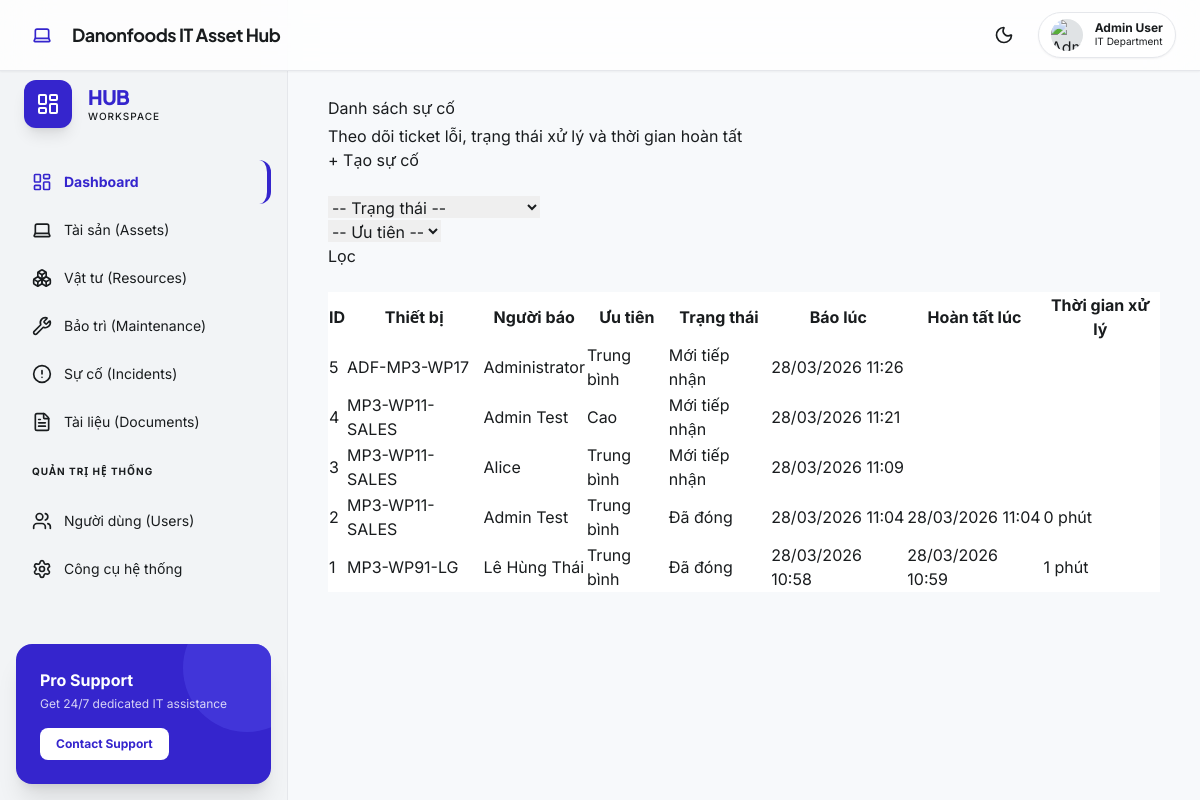
The page /incidents/ (signed in) on the database its author committed.
### app/db/models/incident.py (models this page shows)
class Incident(Base):
    __tablename__ = 'incidents'
    id: Mapped[int] = mapped_column(primary_key=True, index=True)
    asset_id: Mapped[int] = mapped_column(ForeignKey('assets.id'), index=True)
    reported_by: Mapped[str | None] = mapped_column(String(120), nullable=True)
    requester_department: Mapped[str | None] = mapped_column(String(120), nullable=True)
    reported_at: Mapped[datetime] = mapped_column(DateTime, default=datetime.utcnow)
    issue_description: Mapped[str] = mapped_column(Text)
    priority: Mapped[str] = mapped_column(String(20), default='medium')
    status: Mapped[str] = mapped_column(String(20), default='open')
    resolution: Mapped[str | None] = mapped_column(Text, nullable=True)
    resolved_at: Mapped[datetime | None] = mapped_column(DateTime, nullable=True)
    asset = relationship('Asset', back_populates='incidents')
    events = relationship('IncidentEvent', back_populates='incident', cascade='all, delete-orphan', order_by='desc(IncidentEvent.created_at)')

### app/db/models/asset.py (models this page shows)
class Asset(Base):
    __tablename__ = 'assets'
    id: Mapped[int] = mapped_column(primary_key=True, index=True)
    asset_code: Mapped[str] = mapped_column(String(50), unique=True, index=True)
    asset_name: Mapped[str] = mapped_column(String(200))
    asset_type: Mapped[str] = mapped_column(String(50), index=True)
    model: Mapped[str | None] = mapped_column(String(120), nullable=True)
    serial_number: Mapped[str | None] = mapped_column(String(120), nullable=True)
    ip_address: Mapped[str | None] = mapped_column(String(50), nullable=True, index=True)
    department: Mapped[str | None] = mapped_column(String(120), nullable=True, index=True)
    assigned_user: Mapped[str | None] = mapped_column(String(120), nullable=True)
    assigned_at: Mapped[str | None] = mapped_column(String(25), nullable=True)
    unassigned_at: Mapped[str | None] = mapped_column(String(25), nullable=True)
    location: Mapped[str | None] = mapped_column(String(120), nullable=True)
    purchase_date: Mapped[str | None] = mapped_column(String(20), nullable=True)
    warranty_expiry: Mapped[str | None] = mapped_column(String(20), nullable=True)
    status: Mapped[str] = mapped_column(String(30), default='active')
    notes: Mapped[str | None] = mapped_column(Text, nullable=True)
    maintenances = relationship('Maintenance', back_populates='asset', cascade='all, delete-orphan')
    incidents = relationship('Incident', back_populates='asset', cascade='all, delete-orphan')
    assignments = relationship('AssetAssignment', back_populates='asset', cascade='all, delete-orphan', order_by='desc(AssetAssignment.assigned_at)')
    events = relationship('AssetEvent', back_populates='asset', cascade='all, delete-orphan', order_by='desc(AssetEvent.created_at)')

### app/routes/web/incidents.py (the view)
@router.get('/', response_class=HTMLResponse)
@require_module_access('incidents')
def incident_list(request: Request, status: str | None = Query(default=None), priority: str | None = Query(default=None), db: Session = Depends(get_db), current_user=None):
    items = _filtered_incidents(db, current_user, status=status, priority=priority)
    return templates.TemplateResponse('incidents/list.html', {
        'request': request,
        'items': items,
        'status': status or '',
        'priority': priority or '',
        'current_user': current_user,
        'format_bangkok_datetime': format_bangkok_datetime,
        'format_duration': format_duration,
        'status_label': status_label,
        'status_badge_class': status_badge_class,
        'priority_label': priority_label,
        'priority_badge_class': priority_badge_class,
        'incident_statuses': INCIDENT_STATUSES,
        'incident_priorities': INCIDENT_PRIORITIES,
    })

### app/templates/incidents/list.html (shortened to what this page needs)
{% extends 'base.html' %}
{% block content %}
<div class="d-flex justify-content-between align-items-center mb-3">
  <div>
    <h1 class="mb-1">Danh sách sự cố</h1>
    <div class="text-muted">Theo dõi ticket lỗi, trạng thái xử lý và thời gian hoàn tất</div>
  </div>
  <div class="d-flex gap-2">
    {% if current_user.can_create_incidents %}<a class="btn btn-danger" href="/incidents/new">+ Tạo sự cố</a>{% endif %}
  </div>
</div>
<div class="card mb-3">
  <div class="card-body py-3">
    <form method="get" class="mb-0">
      <div class="row g-2 align-items-center">
        <div class="col-md-4">
          <select class="form-select" name="status">
            <option value="">-- Trạng thái --</option>
          </select>
        </div>
        <div class="col-md-4">
          <select class="form-select" name="priority">
            <option value="">-- Ưu tiên --</option>
          </select>
        </div>
        <div class="col-md-2 d-grid">
          <button class="btn btn-dark">Lọc</button>
        </div>
      </div>
    </form>
  </div>
</div>
<table class="table table-striped table-bordered bg-white">
  <thead><tr><th>ID</th><th>Thiết bị</th><th>Người báo</th><th>Ưu tiên</th><th>Trạng thái</th><th>Báo lúc</th><th>Hoàn tất lúc</th><th>Thời gian xử lý</th><th></th></tr></thead>
  <tbody>
  {% for item in items %}
    <tr>
      <td><a href="/incidents/{{ item.id }}">{{ item.id }}</a></td>
      <td>{{ item.asset.asset_code if item.asset else '' }}</td>
      <td>{{ item.reported_by or '' }}</td>
      <td><span class="badge {% if item.priority == 'high' %}text-bg-danger{% elif item.priority == 'low' %}text-bg-secondary{% else %}text-bg-warning{% endif %}">{{ priority_label(item.priority) }}</span></td>
      <td><span class="badge {{ status_badge_class(item.status) }}">{{ status_label(item.status) }}</span></td>
      <td>{{ format_bangkok_datetime(item.reported_at) }}</td>
      <td>{{ format_bangkok_datetime(item.resolved_at) }}</td>
      <td>{{ format_duration(item.reported_at, item.resolved_at) }}</td>
      <td>{% if current_user.can_edit_incidents %}<a class="btn btn-sm btn-outline-primary" href="/incidents/{{ item.id }}/edit">Cập nhật</a>{% endif %}</td>
    </tr>
  {% endfor %}
  </tbody>
</table>
{% endblock %}

### app/static/css/premium.css (style rules this page uses)
:root { --color-primary: #3525cd; --color-primary-container: #4f46e5; --color-surface: #f7f9fb; --color-surface-container-lowest: #ffffff; --color-surface-container-low: #f2f4f6; --color-surface-container-highest: #e0e3e5; --color-on-surface: #191c1e; --color-outline-variant: #c7c4d8; }

### rows shown on the page
Incident: id "5", asset "ADF-MP3-WP17", reported_by "Administrator", priority "Trung bình", status "Mới tiếp nhận", reported_at "28/03/2026 11:26"
Incident: id "4", asset "MP3-WP11-SALES", reported_by "Admin Test", priority "Cao", status "Mới tiếp nhận", reported_at "28/03/2026 11:21"
Incident: id "3", asset "MP3-WP11-SALES", reported_by "Alice", priority "Trung bình", status "Mới tiếp nhận", reported_at "28/03/2026 11:09"
Incident: id "2", asset "MP3-WP11-SALES", reported_by "Admin Test", priority "Trung bình", status "Đã đóng", reported_at "28/03/2026 11:04", resolved_at "28/03/2026 11:04", reported_at+resolved_at "0 phút"
Incident: id "1", asset "MP3-WP91-LG", reported_by "Lê Hùng Thái", priority "Trung bình", status "Đã đóng", reported_at "28/03/2026 10:58", resolved_at "28/03/2026 10:59", reported_at+resolved_at "1 phút"
